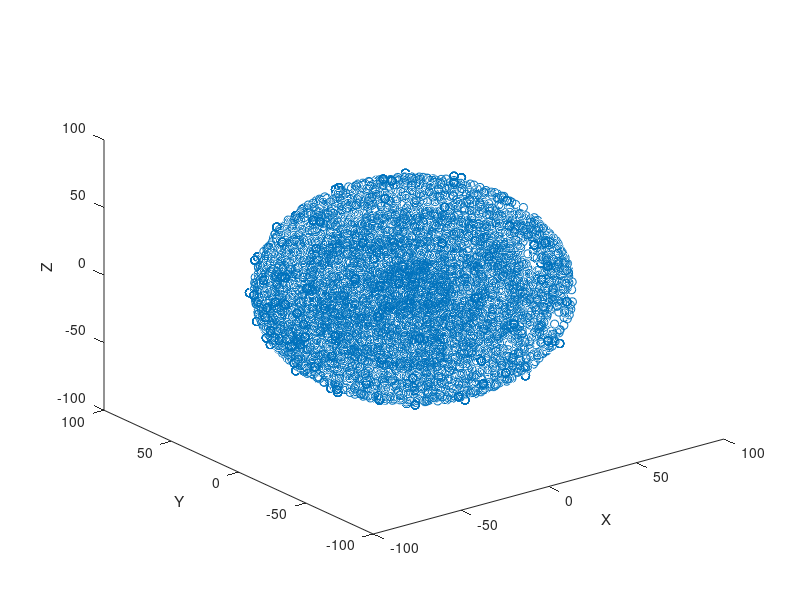

Recreate this plot in MATLAB.
%%% Paramètres 
b = 31.62; %longueur entre l'épaule et le coude
a = 43.18; %longueur entre le coude et le poignet
cond_ini = [10; 10; 10; 30]; %trois angles pour l'épaule, un pour le coude
theta_x_min = -60;
theta_x_max = 170;
theta_y_min = 0;
theta_y_max = 170;
theta_z_min = -90;
theta_z_max = 140;
phi_min = 0;
phi_max = 150;
pas = 20;

X = [];
Y = [];
Z = [];
for theta_x=theta_x_min:pas:theta_x_max
    for theta_y=theta_y_min:pas:theta_y_max
        for theta_z=theta_z_min:pas:theta_z_max
            for phi = phi_min:pas:phi_max
                x_ec = -b*sin(theta_y);
                y_ec =  b*sin(theta_x)*cos(theta_y);
                z_ec = -b*cos(theta_x)*cos(theta_y);
                x_cm = -a*cos(phi)*sin(theta_y)-a*sin(phi)*cos(theta_y)*sin(theta_z);
                y_cm = a*cos(phi)*sin(theta_x)*cos(theta_y)+a*sin(phi)*cos(theta_x)*cos(theta_z)-a*sin(phi)*sin(theta_x)*sin(theta_y)*sin(theta_z);
                z_cm = -a*cos(phi)*cos(theta_x)*cos(theta_y)+a*sin(phi)*sin(theta_x)*cos(theta_z)+a*sin(phi)*cos(theta_x)*sin(theta_y)*sin(theta_z);
                X = [X x_ec+x_cm];
                Y = [Y y_ec+y_cm];
                Z = [Z z_ec+z_cm];
            end
        end
    end 
end 
plot3(X, Y, Z, 'o')
xlabel('X')
ylabel('Y')
zlabel('Z')



                
                
                
